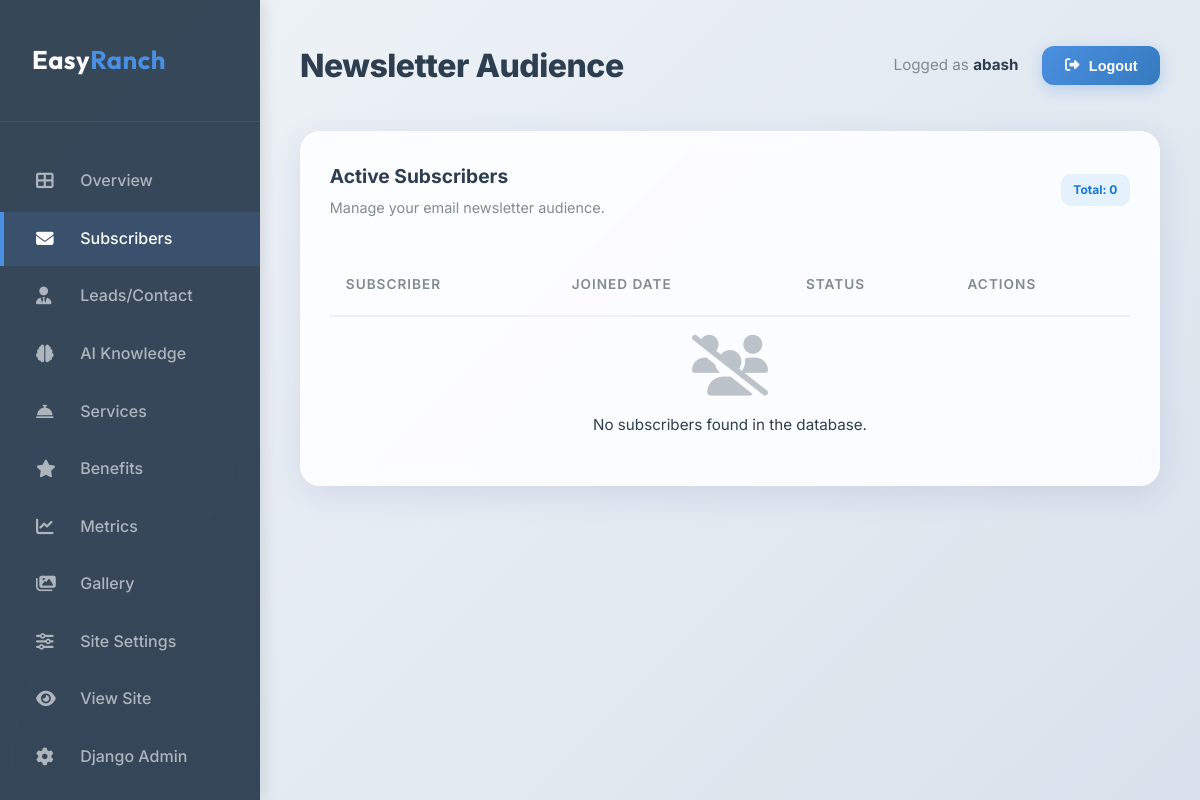
Before: /dashboard/subscribers/ (signed in) with the older database file.
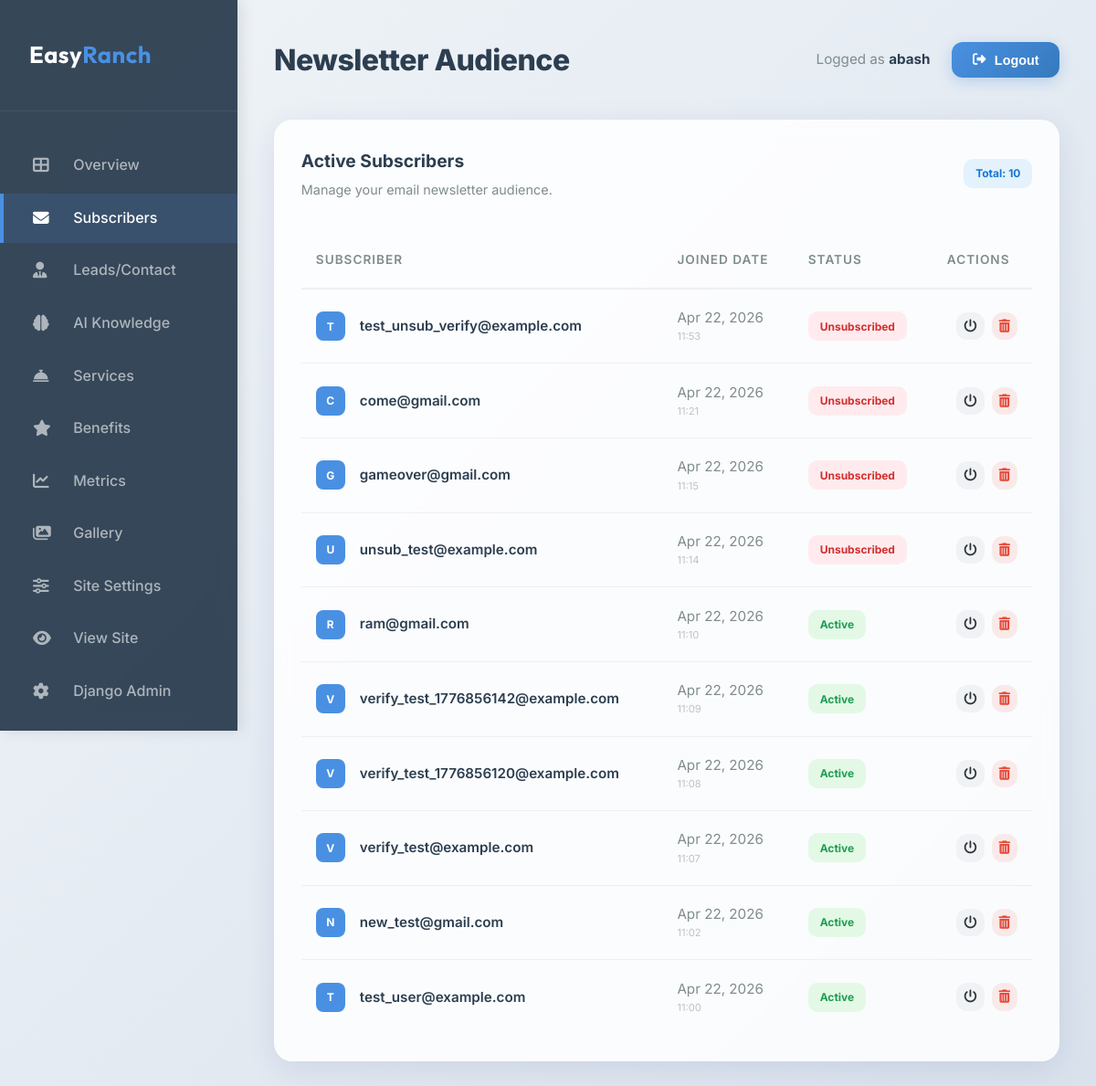
After: the same page with the newer database file.
### core/models.py (models this page shows, shortened)
class NewsletterSubscriber(models.Model):
    email = models.EmailField(unique=True)
    created_at = models.DateTimeField(auto_now_add=True)
    is_active = models.BooleanField(default=True)

### core/views_dashboard.py (the view)
# urls.py: path('dashboard/subscribers/', views_dashboard.DashboardSubscriberListView.as_view(), name='dashboard_subscribers'),
class DashboardSubscriberListView(StaffRequiredMixin, ListView):
    model = NewsletterSubscriber
    template_name = 'dashboard/subscribers.html'
    context_object_name = 'items'
    paginate_by = 20
    ordering = ['-created_at']

### core/views_dashboard.py (called while the page is built)
    @method_decorator(staff_member_required(login_url='admin:login'))
    def dispatch(self, *args, **kwargs):
        return super().dispatch(*args, **kwargs)

### templates/dashboard/subscribers.html (shortened to what this page needs)
{% extends 'dashboard/base.html' %}
{% block page_title %}Newsletter Audience{% endblock %}
{% block content %}
<div class="db-card">
    <div class="db-section-head">
        <div>
            <h3 class="db-section-title">Active Subscribers</h3>
            <p class="db-section-subtitle">Manage your email newsletter audience.</p>
        </div>
        <div class="db-section-actions">
            <span class="badge badge-info">Total: {{ page_obj.paginator.count }}</span>
        </div>
    </div>
    <div style="overflow-x: auto;">
        <table class="db-table">
            <thead>
                <tr>
                    <th>Subscriber</th>
                    <th>Joined Date</th>
                    <th>Status</th>
                    <th class="db-text-right">Actions</th>
                </tr>
            </thead>
            <tbody>
                {% for sub in items %}
                <tr>
                    <td>
                        <div style="display: flex; align-items: center; gap: 1rem;">
                            <div style="background: var(--db-primary); color: white; width: 32px; height: 32px; border-radius: 8px; display: flex; align-items: center; justify-content: center; font-weight: 700; font-size: 0.75rem;">
                                {{ sub.email.0|upper }}
                            </div>
                            <span style="font-weight: 600;">{{ sub.email }}</span>
                        </div>
                    </td>
                    <td><span style="color: var(--db-text-muted);">{{ sub.created_at|date:"M d, Y" }}</span> <small style="display: block; font-size: 0.7rem; color: #bdc3c7;">{{ sub.created_at|time:"H:i" }}</small></td>
                    <td>
                        {% if sub.is_active %}
                        <span class="badge badge-success">Active</span>
                        {% else %}
                        <span class="badge badge-danger">Unsubscribed</span>
                        {% endif %}
                    </td>
                    <td class="db-text-right">
                        <div class="db-action-group">
                            <form action="{% url 'dashboard_subscriber_toggle' sub.id %}" method="post" style="display: inline;">
                                <button type="submit" class="db-btn db-btn-icon db-btn-neutral" title="Toggle Status">
                                    <i class="fas fa-power-off"></i>
                                </button>
                            </form>
                            <form action="{% url 'dashboard_subscriber_delete' sub.id %}" method="post" style="display: inline;" onsubmit="return confirm('Delete this subscriber permanently?');">
                                <button type="submit" class="db-btn db-btn-icon db-btn-danger-soft" title="Delete Permanently">
                                    <i class="fas fa-trash-alt"></i>
                                </button>
                            </form>
                        </div>
                    </td>
                </tr>
                {% empty %}
                <tr>
                    <td colspan="4" class="db-empty-state">
                        <div style="opacity: 0.3; margin-bottom: 1rem;">
                            <i class="fas fa-users-slash fa-4x"></i>
                        </div>
                        No subscribers found in the database.
                    </td>
                </tr>
                {% endfor %}
            </tbody>
        </table>
    </div>
</div>
{% endblock %}

Changed rows visible on the page:
added NewsletterSubscriber: email.0 "T", email "test_unsub_verify@example.com", created_at "Apr 22, 2026", created_at "11:53", is_active "Unsubscribed"
added NewsletterSubscriber: email.0 "C", email "come@gmail.com", created_at "Apr 22, 2026", created_at "11:21", is_active "Unsubscribed"
added NewsletterSubscriber: email.0 "G", email "gameover@gmail.com", created_at "Apr 22, 2026", created_at "11:15", is_active "Unsubscribed"
added NewsletterSubscriber: email.0 "U", email "unsub_test@example.com", created_at "Apr 22, 2026", created_at "11:14", is_active "Unsubscribed"
added NewsletterSubscriber: email.0 "R", email "ram@gmail.com", created_at "Apr 22, 2026", created_at "11:10", is_active "Active"
added NewsletterSubscriber: email.0 "V", email "verify_test_1776856142@example.com", created_at "Apr 22, 2026", created_at "11:09", is_active "Active"
added NewsletterSubscriber: email.0 "V", email "verify_test_1776856120@example.com", created_at "Apr 22, 2026", created_at "11:08", is_active "Active"
added NewsletterSubscriber: email.0 "V", email "verify_test@example.com", created_at "Apr 22, 2026", created_at "11:07", is_active "Active"
added NewsletterSubscriber: email.0 "N", email "new_test@gmail.com", created_at "Apr 22, 2026", created_at "11:02", is_active "Active"
added NewsletterSubscriber: email.0 "T", email "test_user@example.com", created_at "Apr 22, 2026", created_at "11:00", is_active "Active"
Other visible differences:
{{ page_obj.paginator.count }}: "0" → "10"
text no longer shown: "No subscribers found in the database."
